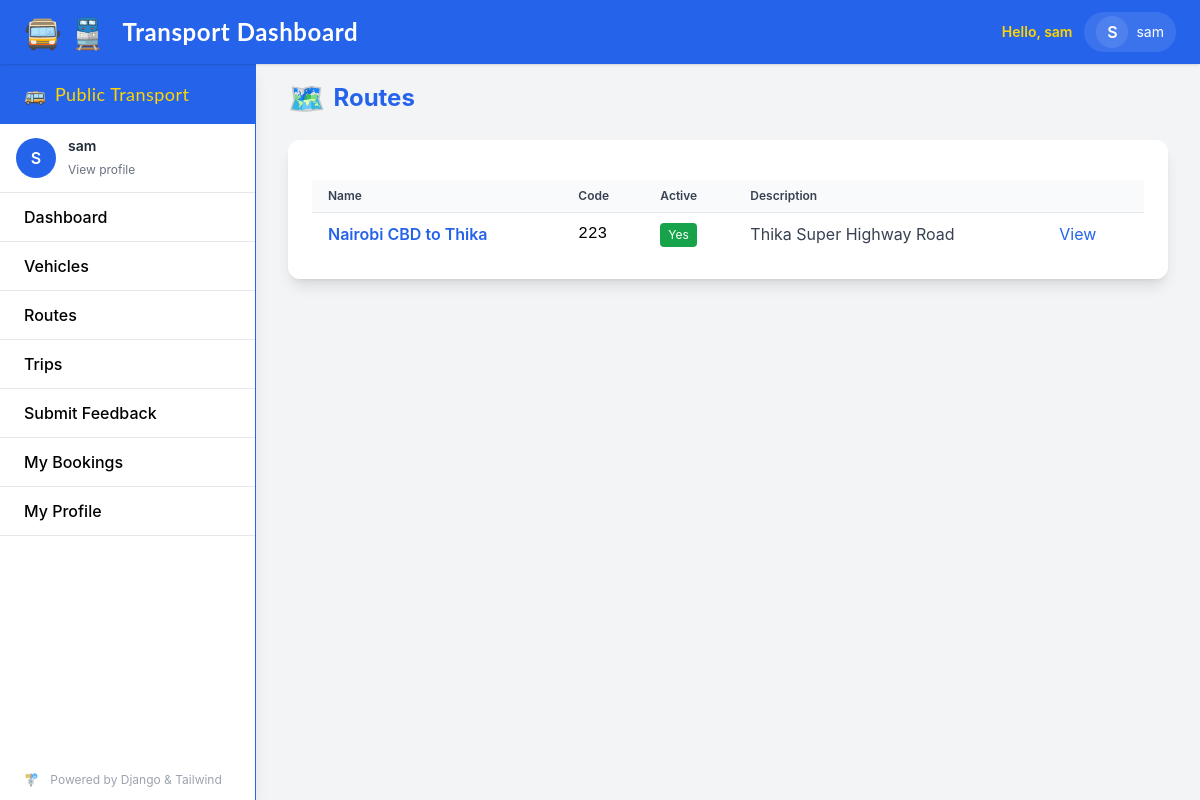
/routes/ (signed in), run on the app's committed database.
### transport/models.py (models this page shows, shortened)
class Route(models.Model):
    name = models.CharField(max_length=100)
    code = models.CharField(max_length=20, unique=True)
    description = models.TextField(blank=True)
    active = models.BooleanField(default=True)

### transport/views.py (the view)
# urls.py: path('routes/', RouteListView.as_view(), name='route-list'),                  # all users
class RouteListView(LoginRequiredMixin, ListView):
    model = Route
    template_name = 'dashboard/route_list.html'
    context_object_name = 'routes'

### transport/templates/dashboard/route_list.html (shortened to what this page needs)
{% extends "base.html" %}
{% block content %}
<div class="flex items-center gap-2 mb-6">
    <span class="text-3xl">🗺️</span>
    <h2 class="text-2xl font-bold text-transport-blue">Routes</h2>
</div>
<div class="bg-white rounded-xl shadow-lg p-6">
    <div class="overflow-x-auto mt-4">
        <table class="min-w-full divide-y divide-gray-200">
            <thead class="bg-gray-50">
                <tr>
                    <th class="px-4 py-2 text-left text-xs font-semibold text-gray-700">Name</th>
                    <th class="px-4 py-2 text-left text-xs font-semibold text-gray-700">Code</th>
                    <th class="px-4 py-2 text-left text-xs font-semibold text-gray-700">Active</th>
                    <th class="px-4 py-2 text-left text-xs font-semibold text-gray-700">Description</th>
                    <th class="px-4 py-2"></th>
                </tr>
            </thead>
            <tbody class="bg-white divide-y divide-gray-100">
                {% for route in routes %}
                <tr>
                    <td class="px-4 py-2 font-semibold text-transport-blue">{{ route.name }}</td>
                    <td class="px-4 py-2 font-mono">{{ route.code }}</td>
                    <td class="px-4 py-2">
                        {% if route.active %}
                            <span class="inline-block bg-green-600 text-white px-2 py-1 rounded text-xs">Yes</span>
                        {% else %}
                            <span class="inline-block bg-red-600 text-white px-2 py-1 rounded text-xs">No</span>
                        {% endif %}
                    </td>
                    <td class="px-4 py-2 text-gray-700">{{ route.description|truncatechars:80 }}</td>
                    <td class="px-4 py-2 whitespace-nowrap">
                        <a href="{% url 'dashboard:route-detail' route.pk %}" class="text-blue-600 hover:underline mr-2">View</a>
                    </td>
                </tr>
                {% empty %}
                <tr>
                    <td colspan="5" class="px-4 py-4 text-center text-gray-500">No routes found.</td>
                </tr>
                {% endfor %}
            </tbody>
        </table>
    </div>
</div>
{% endblock %}

### transport/templates/base.html (shortened to what this page needs)
<!DOCTYPE html>
<html lang="en">
<head>
    <script src="https://cdn.tailwindcss.com"></script>
</head>
<body class="bg-transport-gray min-h-screen font-sans">
    <nav class="fixed top-0 left-0 right-0 z-30 bg-transport-blue text-white h-16 flex items-center px-6 shadow">
        <div class="flex-1 flex items-center">
            <span class="mr-4 text-3xl font-display">
                🚍 🚆
            </span>
            <a class="font-bold text-2xl tracking-wide font-display mr-8 hover:text-transport-yellow transition" href="{% url 'dashboard:dashboard' %}">
                Transport Dashboard
            </a>
        </div>
        <div class="flex items-center space-x-4">
            {% if user.is_authenticated %}
                <div class="hidden sm:flex items-center space-x-3">
                    <div class="text-sm text-transport-yellow font-semibold">Hello, {{ user.get_full_name|default:user.username }}</div>
                    <div class="relative" x-data>
                        <button id="profile-menu-button" aria-haspopup="true" aria-expanded="false" class="flex items-center gap-2 bg-white/10 hover:bg-white/20 px-3 py-1 rounded-full focus:outline-none">
                            <span class="w-8 h-8 rounded-full bg-white/10 flex items-center justify-center font-semibold text-white">
                                {{ user.username|slice:":1"|upper }}
                            </span>
                            <span class="text-sm hidden md:inline">{{ user.username }}</span>
                        </button>
                    </div>
                </div>
            {% else %}
                <div>
                    <a href="{% url 'login' %}" class="hover:text-transport-yellow font-semibold transition">Login</a>
                </div>
            {% endif %}
        </div>
    </nav>
    <aside class="fixed top-16 left-0 h-[calc(100vh-4rem)] w-64 bg-white shadow-lg flex flex-col z-20 border-r border-transport-blue">
        <div class="flex items-center px-6 py-4 bg-transport-blue text-transport-yellow font-display text-lg tracking-wide">
            <span class="mr-2">🚌</span> Public Transport
        </div>
        {% if user.is_authenticated %}
        <div class="px-4 py-3 border-b">
            <div class="flex items-center gap-3">
                <div class="w-10 h-10 rounded-full bg-transport-blue text-white flex items-center justify-center font-semibold">
                    {{ user.username|slice:":1"|upper }}
                </div>
                <div>
                    <div class="text-sm font-semibold text-gray-800">{{ user.get_full_name|default:user.username }}</div>
                    <a href="{% url 'profile' %}" class="text-xs text-gray-500 hover:underline">View profile</a>
                </div>
            </div>
        </div>
        {% endif %}
        <a href="{% url 'dashboard:dashboard' %}" class="py-3 px-6 hover:bg-transport-blue hover:text-white border-b font-medium transition">Dashboard</a>
        <a href="{% url 'dashboard:vehicle-list' %}" class="py-3 px-6 hover:bg-transport-blue hover:text-white border-b font-medium transition">Vehicles</a>
        <a href="{% url 'dashboard:route-list' %}" class="py-3 px-6 hover:bg-transport-blue hover:text-white border-b font-medium transition">Routes</a>
        <a href="{% url 'dashboard:trip-list' %}" class="py-3 px-6 hover:bg-transport-blue hover:text-white border-b font-medium transition">Trips</a>
        <a href="{% url 'dashboard:feedback-create' %}" class="py-3 px-6 hover:bg-transport-blue hover:text-white border-b font-medium transition">Submit Feedback</a>
        {% if user.is_authenticated and not user.is_staff %}
            <a href="{% url 'dashboard:booking-list' %}" class="py-3 px-6 hover:bg-transport-blue hover:text-white border-b font-medium transition">My Bookings</a>
            <a href="{% url 'profile' %}" class="py-3 px-6 hover:bg-transport-blue hover:text-white border-b font-medium transition">My Profile</a>
        {% endif %}
        <div class="mt-auto px-6 py-3 text-xs text-gray-400">
            <span class="mr-2">🚏</span> Powered by Django & Tailwind
        </div>
    </aside>
    <main class="ml-64 pt-20 px-8 pb-10 transition-all bg-transport-gray min-h-[calc(100vh-4rem)]">
        <div class="max-w-6xl mx-auto">
            {% block content %}
            {% endblock %}
        </div>
    </main>
</body>
</html>

### data on the page
Route: name "Nairobi CBD to Thika", code "223", active "Yes", description "Thika Super Highway Road"

### other printed values
{{ user.get_full_name|default:user.username }} "sam"
{{ user.username|slice:":1"|upper }} "S"
{{ user.username }} "sam"
